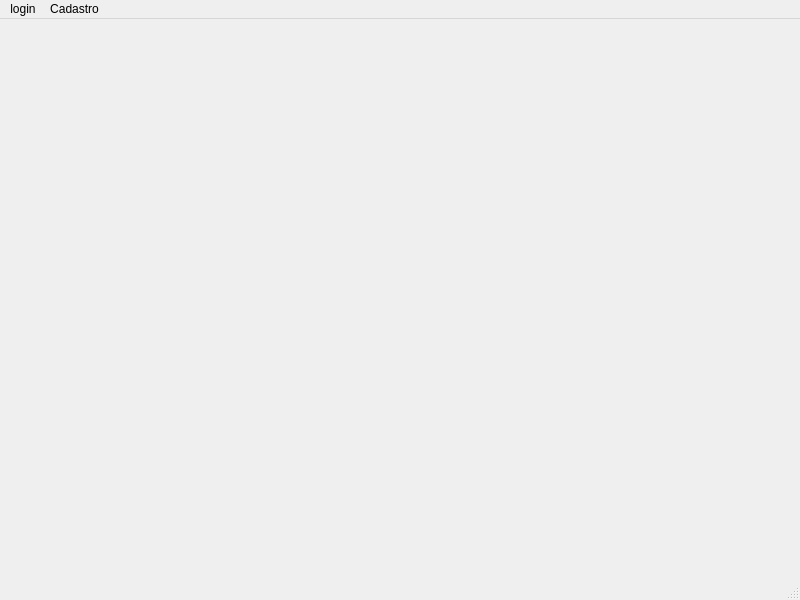
<?xml version="1.0" encoding="UTF-8"?>
<ui version="4.0">
 <class>MainWindow</class>
 <widget class="QMainWindow" name="MainWindow">
  <property name="geometry">
   <rect>
    <x>0</x>
    <y>0</y>
    <width>800</width>
    <height>600</height>
   </rect>
  </property>
  <property name="windowTitle">
   <string>MainWindow</string>
  </property>
  <widget class="QWidget" name="centralwidget">
   <widget class="QWidget" name="verticalLayoutWidget">
    <property name="geometry">
     <rect>
      <x>0</x>
      <y>60</y>
      <width>791</width>
      <height>491</height>
     </rect>
    </property>
    <layout class="QVBoxLayout" name="verticalLayout">
     <item>
      <widget class="QLabel" name="label">
       <property name="autoFillBackground">
        <bool>false</bool>
       </property>
       <property name="styleSheet">
        <string notr="true">background-image: url(:/imagens/linguagens2.png);</string>
       </property>
       <property name="text">
        <string/>
       </property>
      </widget>
     </item>
    </layout>
   </widget>
  </widget>
  <widget class="QMenuBar" name="menubar">
   <property name="geometry">
    <rect>
     <x>0</x>
     <y>0</y>
     <width>800</width>
     <height>25</height>
    </rect>
   </property>
   <widget class="QMenu" name="menuLogin">
    <property name="title">
     <string>login</string>
    </property>
    <addaction name="actionFazer_login"/>
   </widget>
   <widget class="QMenu" name="menuCadastro">
    <property name="title">
     <string>Cadastro</string>
    </property>
    <addaction name="actionFilme"/>
    <addaction name="actionCliente"/>
   </widget>
   <addaction name="menuLogin"/>
   <addaction name="menuCadastro"/>
  </widget>
  <widget class="QStatusBar" name="statusbar"/>
  <action name="actionFazer_login">
   <property name="enabled">
    <bool>true</bool>
   </property>
   <property name="text">
    <string>Fazer login</string>
   </property>
  </action>
  <action name="actionFilme">
   <property name="text">
    <string>Filme</string>
   </property>
  </action>
  <action name="actionCliente">
   <property name="text">
    <string>Cliente</string>
   </property>
  </action>
 </widget>
 <resources>
  <include location="../img.qrc"/>
 </resources>
 <connections/>
</ui>
